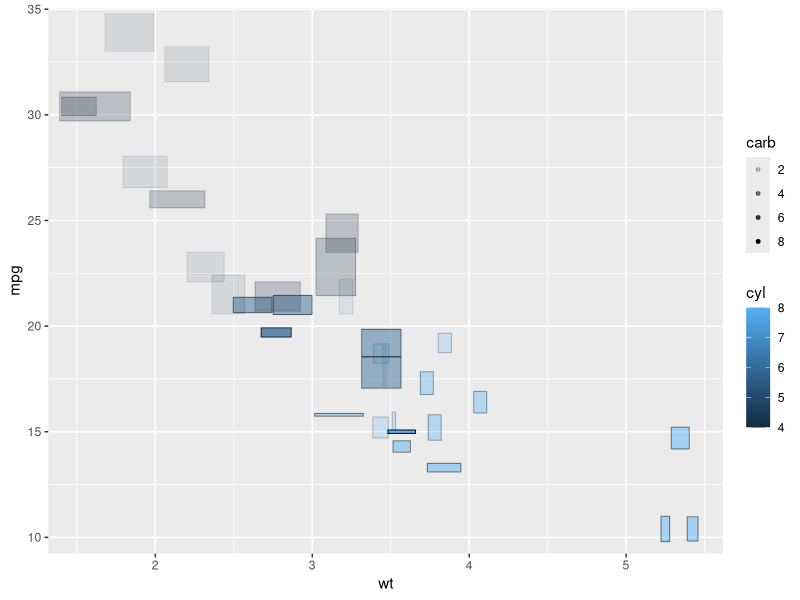

This chart was generated by the following R code:
library(ggplot2)
library(grid)

################################################################################
# todo: change this to generate a net flow plot.  this needs the following 
# aesthetics: x, y, y_in, y_out
################################################################################

scale_Values <- function(values, vFloor, vCeil) {
  vMin = min(values)
  vMax = max(values)
  vFloor + vCeil * (values - vMin) / (vMax - vMin)
}

boxGrob <- function(x, y, width, height, fill, alpha) {
  scaledWidth <- scale_Values(width, 0.005, 0.1)
  scaledHeight <- scale_Values(height, 0.005, 0.1)
  gp = gpar(fill = fill, alpha = alpha)
  #this is really a set of lineGrob()s
  #
  rectGrob(x, y, scaledWidth, scaledHeight, gp = gp)
}

crosses_DrawPanel <- function(data, panel_scales, coord, na.rm = FALSE) {
  coords <- coord$transform(data, panel_scales)
  ggplot2:::ggname("geom_flow", 
                   boxGrob(coords$x, coords$y, coords$width, coords$height, coords$fill, coords$alpha))
}

#define the body of the geom
geom_crosses <- function(mapping = NULL, data = NULL, stat = "identity", 
                       position = "identity", na.rm = FALSE, show.legend = NA, 
                       inherit.aes = TRUE, ...) {
  layer(
    data = data, 
    mapping = mapping, 
    stat = stat, 
    geom = gCrosses, 
    position = position, 
    show.legend = show.legend, 
    inherit.aes = inherit.aes, 
    params = list(na.rm = na.rm, ...)
  )
}

gCrosses <- ggproto( "gCrosses", Geom, 
                   draw_panel = crosses_DrawPanel, 
                   non_missing_aes = c("x", "y", "width", "height"),
                   default_aes = aes(fill = "lightgreen", alpha = "0.5", size = 1),
                   icon = function(.) {}, 
                   desc_params = list(), 
                   seealso = list(), 
                   examples = function(.) {})

dc <- mtcars[,c("wt", "mpg", "drat", "qsec", "carb", "cyl")]

ggplot(dc, aes(x=wt, y=mpg, width=drat, height=qsec)) +
  geom_crosses(aes(alpha = carb, fill = cyl))
